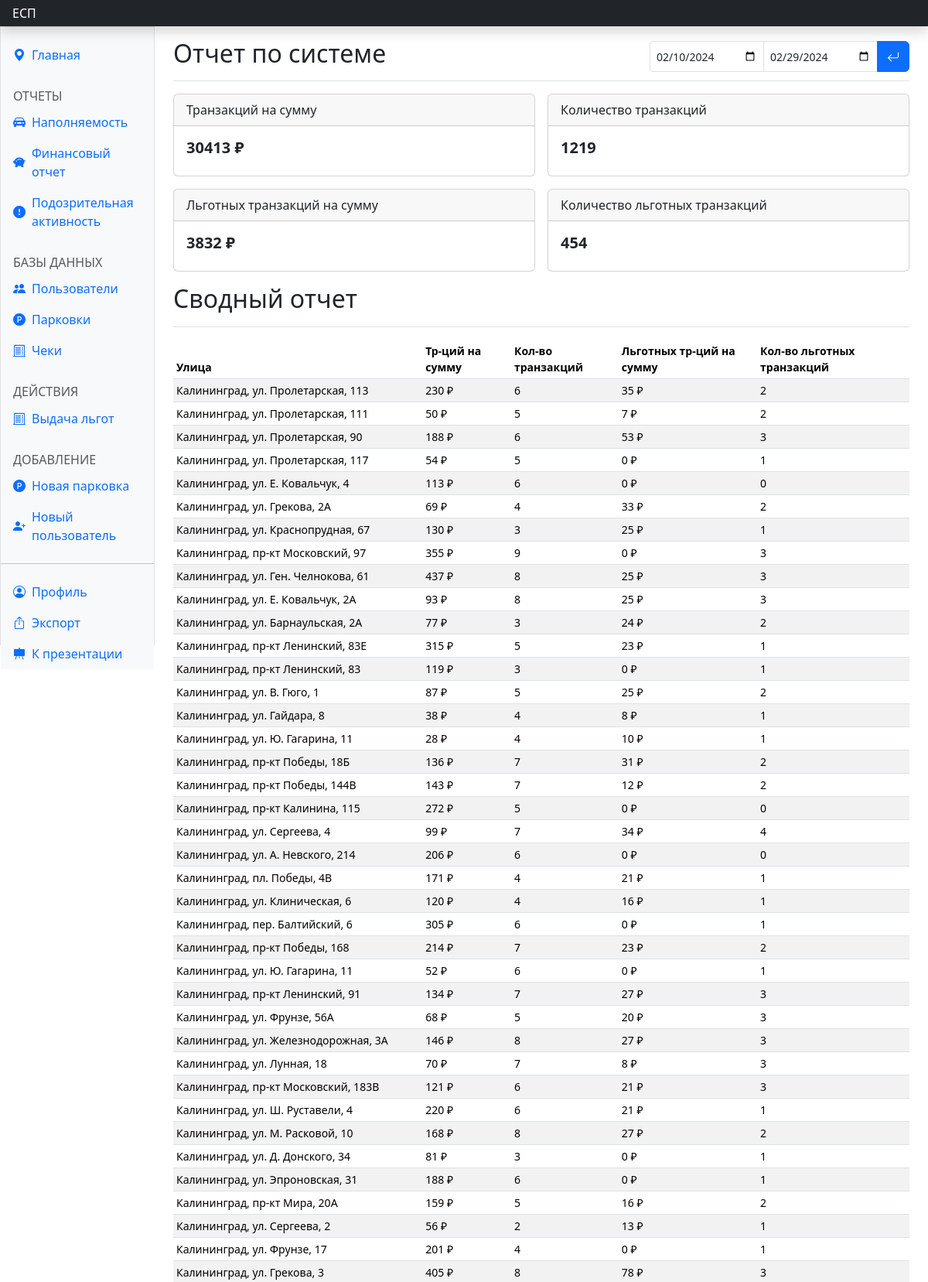
The page /dash_fin/ (signed in, upper part) on the database its author committed.
### parkingapp/models.py (models this page shows, shortened)
class Parking(models.Model):
    lattitude = models.FloatField(default=0)
    longitude = models.FloatField(default=0)
    address = models.CharField(max_length=120, default='')
    max_parking_lots = models.PositiveIntegerField(default=0)
    occupied_lots = models.PositiveIntegerField(default=0)
    price_per_hour = models.PositiveIntegerField(default=0)
    change = models.DateTimeField(default=datetime(2, 1, 1, 0, 0, 0, tzinfo=None))
    code = models.CharField(default='', max_length=10)
    secret = models.CharField(default='', max_length=100)
    reg_num = models.CharField(default='', max_length=100)

### parkingapp/views.py (the view, shortened to what this page needs)
# urls.py: path('dash_fin/', views.dash_fin, name='dash_fin'),
@login_required(redirect_field_name=None)
def dash_fin(request):
    error = ''
    form = DashfinForm()
    period_start = global_variables.default_start_time
    period_end = global_variables.default_end_time
    fin = data(period_start, period_end)
    if not request.user.export_right:
        return redirect(reverse('parkingapp:dont_have_access'))
    context = {
        'Fin': fin[1][0],
        'parkings': fin[0],
        'form': form,
        'error': error
    }
    return render(request, 'dash_fin.html', context)

### parkingapp/forms.py
class DashfinForm(forms.Form):
    date1 = forms.DateField(required=True, widget=forms.DateInput(attrs={
        'class': 'form-control form-control-sm',
        'type': 'date',
        'style': 'background: none;',
        'value': global_variables.default_start_time,
    }))
    date2 = forms.DateField(required=True, widget=forms.DateInput(attrs={
        'class': 'form-control form-control-sm',
        'type': 'date',
        'style': 'background: none;',
        'value': global_variables.default_end_time,
    }))

### parkingapp/templates/dash_fin.html (shortened to what this page needs)
{% extends 'dash_base.html' %}
{% block finact %}active{% endblock %}
{% block content %}
<main class="col-md-9 ms-sm-auto col-lg-10 px-md-4">
  <div class="d-flex justify-content-between flex-wrap flex-md-nowrap align-items-center pt-3 pb-2 mb-3 border-bottom">
    <h1 class="h2">Отчет по системе</h1>
    <div class="mb-2 mb-md-0">
      <form method="POST">
        <div class="input-group me-2">
          {{form.date1}}
          {{form.date2}}
          <button type="submit" class="btn btm-sm btn-primary radr"><i class="bi bi-arrow-return-left"></i></button>
        </div>
      </form>
    </div>
  </div>
  <div class="row g-3">
    <div class="col-sm-6 col-xxl-3">
      <div class="card">
        <div class="card-header">Транзакций на сумму</div>
        <div class="card-body">
          <h5 class="card-title fw-bolder">{{Fin.total_price}} ₽</h5>
        </div>
      </div>
    </div>
    <div class="col-sm-6 col-xxl-3">
      <div class="card">
        <div class="card-header">Количество транзакций</div>
        <div class="card-body">
          <h5 class="card-title fw-bolder">{{Fin.how_much_people_used}}</h5>
        </div>
      </div>
    </div>
    <div class="col-sm-6 col-xxl-3">
      <div class="card">
        <div class="card-header">Льготных транзакций на сумму</div>
        <div class="card-body">
          <h5 class="card-title fw-bolder">{{Fin.benefits_price}} ₽</h5>
        </div>
      </div>
    </div>
    <div class="col-sm-6 col-xxl-3">
      <div class="card">
        <div class="card-header">Количество льготных транзакций</div>
        <div class="card-body">
          <h5 class="card-title fw-bolder">{{Fin.with_benefits}}</h5>
        </div>
      </div>
    </div>
  </div>
  <div class="d-flex justify-content-between flex-wrap flex-md-nowrap align-items-center pt-3 pb-2 mb-3 border-bottom">
    <h1 class="h2">Сводный отчет</h1>
  </div>
  <div class="table-responsive small">
    <table class="table table-striped table-sm">
      <thead>
        <tr>
          <th scope="col">Улица</th>
          <th scope="col">Тр-ций на сумму</th>
          <th scope="col">Кол-во транзакций</th>
          <th scope="col">Льготных тр-ций на сумму</th>
          <th scope="col">Кол-во льготных транзакций</th>
        </tr>
      </thead>
      <tbody>
        {% for el in parkings %}
        <tr>
          <td>{{el.address}}</td>
          <td>{{el.total_sum}} ₽</td>
          <td>{{el.how_much_people_used}}<br></td>
          <td>{{el.benefit_sum}} ₽</td>
          <td>{{el.with_benefits}}</td>
        </tr>
        {% endfor %}
      </tbody>
    </table>
  </div>
</main>
{% endblock %}

### parkingapp/templates/dash_base.html (style rules this page uses)
body { overflow-x: hidden; }
.bi { vertical-align: -.125em; fill: currentColor; }

### rows shown on the page
Parking: address "Калининград, ул. Пролетарская, 113"
Parking: address "Калининград, ул. Пролетарская, 111"
Parking: address "Калининград, ул. Пролетарская, 90"
Parking: address "Калининград, ул. Пролетарская, 117"
Parking: address "Калининград, ул. Е. Ковальчук, 4"
Parking: address "Калининград, ул. Грекова, 2А"
Parking: address "Калининград, ул. Краснопрудная, 67"
Parking: address "Калининград, пр-кт Московский, 97"
Parking: address "Калининград, ул. Ген. Челнокова, 61"
Parking: address "Калининград, ул. Е. Ковальчук, 2А"
Parking: address "Калининград, ул. Барнаульская, 2А"
Parking: address "Калининград, пр-кт Ленинский, 83Е"
Parking: address "Калининград, пр-кт Ленинский, 83"
Parking: address "Калининград, ул. В. Гюго, 1"
Parking: address "Калининград, ул. Гайдара, 8"
Parking: address "Калининград, ул. Ю. Гагарина, 11"
Parking: address "Калининград, пр-кт Победы, 18Б"
Parking: address "Калининград, пр-кт Победы, 144В"
Parking: address "Калининград, пр-кт Калинина, 115"
Parking: address "Калининград, ул. Сергеева, 4"
Parking: address "Калининград, ул. А. Невского, 214"
Parking: address "Калининград, пл. Победы, 4В"
Parking: address "Калининград, ул. Клиническая, 6"
Parking: address "Калининград, пер. Балтийский, 6"
Parking: address "Калининград, пр-кт Победы, 168"
Parking: address "Калининград, ул. Ю. Гагарина, 11"
Parking: address "Калининград, пр-кт Ленинский, 91"
Parking: address "Калининград, ул. Фрунзе, 56А"
Parking: address "Калининград, ул. Железнодорожная, 3А"
Parking: address "Калининград, ул. Лунная, 18"
Parking: address "Калининград, пр-кт Московский, 183В"
Parking: address "Калининград, ул. Ш. Руставели, 4"
Parking: address "Калининград, ул. М. Расковой, 10"
Parking: address "Калининград, ул. Д. Донского, 34"
Parking: address "Калининград, ул. Эпроновская, 31"
Parking: address "Калининград, пр-кт Мира, 20А"
Parking: address "Калининград, ул. Сергеева, 2"
Parking: address "Калининград, ул. Фрунзе, 17"
Parking: address "Калининград, ул. Грекова, 3"

### other values the page prints
{{ Fin.total_price }} "30413"
{{ Fin.how_much_people_used }} "1219"
{{ Fin.benefits_price }} "3832"
{{ Fin.with_benefits }} "454"
{{ el.total_sum }} "230" "50" "188" "54" "113" "69" "130" "355" "437" "93" "77" "315" "119" "87" "38" "28" "136" "143" "272" "99" "206" "171" "120" "305" "214" "52" "134" "68" "146" "70" "121" "220" "168" "81" "188" "159" "56" "201" "405"
{{ el.how_much_people_used }} "6" "5" "6" "5" "6" "4" "3" "9" "8" "8" "3" "5" "3" "5" "4" "4" "7" "7" "5" "7" "6" "4" "4" "6" "7" "6" "7" "5" "8" "7" "6" "6" "8" "3" "6" "5" "2" "4" "8"
{{ el.benefit_sum }} "35" "7" "53" "0" "0" "33" "25" "0" "25" "25" "24" "23" "0" "25" "8" "10" "31" "12" "0" "34" "0" "21" "16" "0" "23" "0" "27" "20" "27" "8" "21" "21" "27" "0" "0" "16" "13" "0" "78"
{{ el.with_benefits }} "2" "2" "3" "1" "0" "2" "1" "3" "3" "3" "2" "1" "1" "2" "1" "1" "2" "2" "0" "4" "0" "1" "1" "1" "2" "1" "3" "3" "3" "3" "3" "1" "2" "1" "1" "2" "1" "1" "3"
